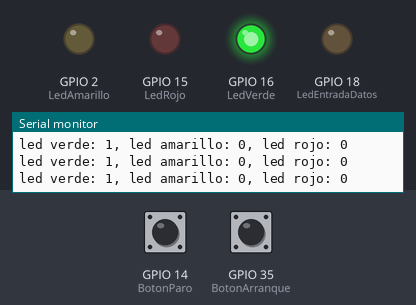
This sketch was run on a simulated ESP32. Shown: output pins drawn as LEDs (lit = HIGH), the last lines printed to the serial monitor. Dashed ring = blinking. The inputs (shaded band) are chosen by the test bench; at power-on: GPIO 35 (BotonArranque) HIGH, GPIO 14 (BotonParo) HIGH.

Above: at 1.2 s.
1.3 s: GPIO 35 (BotonArranque) pulled LOW for 0.15 s
At 3.7 s:
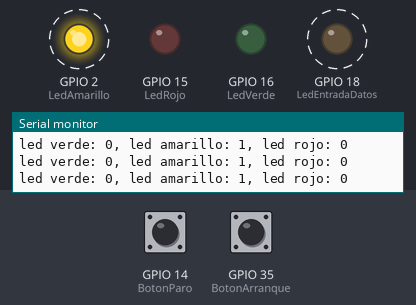
4.3 s: GPIO 14 (BotonParo) pulled LOW for 0.15 s
At 5.1 s:
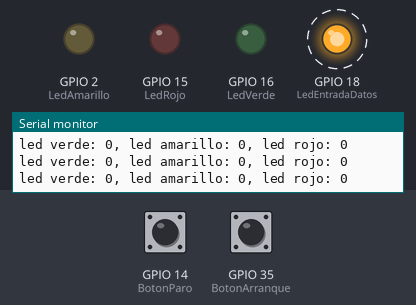
7.4 s: GPIO 35 (BotonArranque) pulled LOW for 1 s
At 12.2 s:
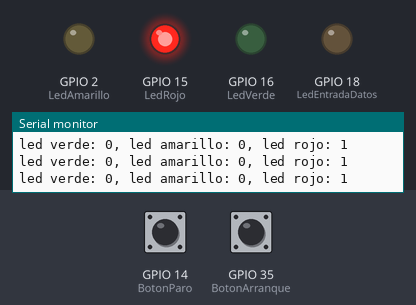
15.4 s: GPIO 35 (BotonArranque) pulsed LOW 5 times (0.12 s each, 0.3 s apart)
At 17.78 s:
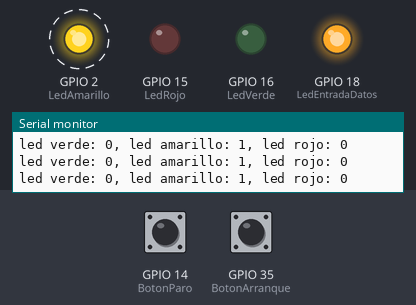
Timing chart, 0 to 23.9 s (numbered marks = the images above; inputs shaded):
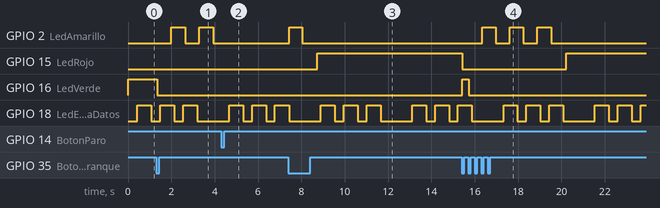

Measured:
- after the input at 1.3 s, GPIO 2 (LedAmarillo): alternates HIGH for 0.64 s and LOW for 0.64 s, starting after 0.70 s; GPIO 16 (LedVerde): HIGH → LOW after 0.06 s
- after the input at 4.3 s, GPIO 2 (LedAmarillo): stays LOW (without the input it goes to HIGH after 0.27 s); GPIO 15 (LedRojo): stays LOW (without the input it goes to HIGH after 1.6 s)
- after the input at 7.4 s, GPIO 2 (LedAmarillo): LOW → HIGH at once, → LOW 0.60 s later; GPIO 15 (LedRojo): LOW → HIGH after 1.3 s
- after the input at 15.4 s, GPIO 2 (LedAmarillo): alternates HIGH for 0.64 s and LOW for 0.64 s, 6 changes in all, then stays LOW, starting after 0.95 s; GPIO 15 (LedRojo): HIGH → LOW after 0.03 s instead of 5.3 s; GPIO 16 (LedVerde): LOW → HIGH after 0.03 s instead of 5.3 s

The sketch:

Examen_leds.ino
```cpp
// Definición de pines
const int LedVerde = 16;          // Pin para LED verde
const int LedAmarillo = 2;        // Pin para LED amarillo
const int LedRojo = 15;           // Pin para LED rojo
const int LedEntradaDatos = 18;   // Pin para LED de entrada de datos

const int BotonArranque = 35;     // Pin para el botón de arranque
const int BotonParo = 14;         // Pin para el botón de paro

// Duraciones de tiempo en milisegundos
const unsigned long intervalVerde = 9000;     // Intervalo para el LED verde (9 segundos)
const unsigned long intervalRojo = 12000;     // Intervalo para el LED rojo (12 segundos)
const unsigned long blinkOnDuration = 600;     // Duración del LED de transferencia de datos encendido (600 ms)
const unsigned long blinkOffDuration = 400;    // Duración del LED de transferencia de datos apagado (400 ms)
const unsigned long transferPauseDuration = 2000; // Pausa de 2 segundos después de parpadeos

// Contadores y temporizadores
unsigned long previousMillis = 0;               // Almacena el tiempo previo para el semáforo
unsigned long previousAmarilloMillis = 0;       // Almacena el tiempo previo para el parpadeo del LED amarillo
unsigned long previousBlinkMillis = 0;          // Almacena el tiempo previo para el parpadeo del LED de entrada de datos
unsigned long transferPauseMillis = 0;          // Almacena el tiempo para la pausa del LED de entrada de datos

// Estado de los LEDs
enum State {
  VERDE,
  AMARILLO,
  ROJO
};

State currentState = VERDE;                     // Estado inicial del semáforo

// Variables para el ciclo del LED de entrada de datos
int blinkCountEntrada = 0;                       // Contador de parpadeos del LED de entrada de datos
bool ledEntradaState = false;                    // Estado del LED de entrada de datos
bool waitingForPause = false;                    // Estado para indicar que se está en pausa

// Variables para controlar los botones
bool cicloPausado = false;                       // Estado pausado del ciclo
bool estadoBotonArranque = HIGH;                 // Estado del botón de arranque
bool estadoBotonParo = HIGH;                     // Estado del botón de paro
bool lastBotonArranque = HIGH;                   // Último estado del botón de arranque
bool lastBotonParo = HIGH;                       // Último estado del botón de paro

void setup() {

  Serial.begin(9600);
   Serial.println("Configuración inicial completa");

  // Configuración de pines como salida
  pinMode(LedVerde, OUTPUT);
  pinMode(LedAmarillo, OUTPUT);
  pinMode(LedRojo, OUTPUT);
  pinMode(LedEntradaDatos, OUTPUT);              // Configurar LED de entrada de datos como salida

  // Configuración de los botones como entradas con resistencia pull-up
  pinMode(BotonArranque, INPUT);         // Configurar botón de arranque como entrada
  pinMode(BotonParo, INPUT);             // Configurar botón de paro como entrada

  // Inicializar todos los LEDs apagados
  digitalWrite(LedVerde, LOW);
  digitalWrite(LedAmarillo, LOW);
  digitalWrite(LedRojo, LOW);
  digitalWrite(LedEntradaDatos, LOW);

  // Encender el LED verde
  digitalWrite(LedVerde, HIGH);  // Enciende el LED verde
  previousMillis = millis();      // Reinicia el temporizador para el LED verde
  delay(.1);
  previousBlinkMillis = millis(); // Reinicia el temporizador para el LED de entrada de datos
}

void loop() {
  unsigned long currentMillis = millis(); // Obtiene el tiempo actual

  // Leer los estados actuales de los botones
  estadoBotonArranque = digitalRead(BotonArranque);
  estadoBotonParo = digitalRead(BotonParo);

  // Detectar flanco descendente (cuando se presiona) para el botón de paro
  if (estadoBotonParo == LOW && lastBotonParo == HIGH) {
    cicloPausado = true;  // Pausar el ciclo del semáforo
    Serial.println("Ciclo pausado");
  }

  // Detectar flanco descendente (cuando se presiona) para el botón de arranque
  if (estadoBotonArranque == LOW && lastBotonArranque == HIGH) {
    cicloPausado = false;   // Reanudar el ciclo del semáforo
    Serial.println("Ciclo reanudado");
    previousMillis = millis();  // Ajustar el temporizador para continuar donde se dejó
  }

  // Guardar los últimos estados de los botones para la detección de flancos
  lastBotonArranque = estadoBotonArranque;
  lastBotonParo = estadoBotonParo;

  // Controlar el semáforo solo si el ciclo no está pausado
  if (!cicloPausado) {
    switch (currentState) {
      case VERDE:
        // Controlar el LED verde
        if (currentMillis - previousMillis >= intervalVerde) {
          digitalWrite(LedVerde, LOW); // Apaga el LED verde
          currentState = AMARILLO;     // Cambia al estado amarillo
          previousMillis = currentMillis; // Reinicia el temporizador
          previousAmarilloMillis = millis(); // Reinicia el temporizador para el LED amarillo
        }
        break;

      case AMARILLO:
        // Controlar el parpadeo del LED amarillo (2 parpadeos)
        if (currentMillis - previousAmarilloMillis >= blinkOnDuration) {
          previousAmarilloMillis = currentMillis; // Reinicia el temporizador
          digitalWrite(LedAmarillo, !digitalRead(LedAmarillo)); // Cambia el estado del LED amarillo

          // Contador para los parpadeos
          static int blinkCountAmarillo = 0;
          if (digitalRead(LedAmarillo) == HIGH) {
            blinkCountAmarillo++; // Incrementa el contador solo si el LED está encendido
          }

          // Cambiar al estado rojo después de 4 cambios de estado (2 parpadeos)
          if (blinkCountAmarillo >= 4) { // 2 parpadeos equivalen a 4 cambios de estado (encendido y apagado)
            digitalWrite(LedAmarillo, LOW); // Asegúrate de que está apagado
            currentState = ROJO;             // Cambia al estado rojo
            previousMillis = currentMillis;   // Reinicia el temporizador
            blinkCountAmarillo = 0; // Reiniciar contador de parpadeo
          }
        }
        break;

      case ROJO:
        digitalWrite(LedRojo, HIGH); // Enciende el LED rojo
        if (currentMillis - previousMillis >= intervalRojo) {
          digitalWrite(LedRojo, LOW); // Apaga el LED rojo
          currentState = VERDE;       // Cambia al estado verde
          digitalWrite(LedVerde, HIGH); // Enciende nuevamente el LED verde
          previousMillis = currentMillis; // Reinicia el temporizador
        }
        break;
    }
  }

  // Controlar el parpadeo del LED de entrada de datos
  if (ledEntradaState) {
    // Si el LED de entrada de datos está encendido, revisa si debe apagarse
    if (currentMillis - previousBlinkMillis >= blinkOnDuration) {
      ledEntradaState = false; // Apagar el LED de entrada de datos
      digitalWrite(LedEntradaDatos, LOW); // Actualiza el LED
      previousBlinkMillis = currentMillis; // Reinicia el temporizador
    }
  } else {
    // Si el LED de entrada de datos está apagado, revisa si debe encenderse
    if (currentMillis - previousBlinkMillis >= blinkOffDuration) {
      ledEntradaState = true; // Encender el LED de entrada de datos
      digitalWrite(LedEntradaDatos, HIGH); // Actualiza el LED
      previousBlinkMillis = currentMillis; // Reinicia el temporizador

      // Incrementa el contador de parpadeos
      blinkCountEntrada++; // Incrementa el contador de parpadeos
    }
  }

  // Manejo de la pausa de parpadeo
  if (blinkCountEntrada >= 4 && !waitingForPause) {
    digitalWrite(LedEntradaDatos, LOW); // Apaga el LED de entrada de datos
    waitingForPause = true; // Activar el estado de espera
    transferPauseMillis = currentMillis; // Guarda el tiempo actual
    blinkCountEntrada = 0; // Reinicia el contador de parpadeos
  } else if (waitingForPause) {
    // Controlar la pausa de 2 segundos
    if (currentMillis - transferPauseMillis >= transferPauseDuration) {
      waitingForPause = false; // Reiniciar el ciclo de parpadeo
    }
  }

  // Imprimir el estado de los LEDs en una sola línea
  Serial.print("led verde: ");
  Serial.print(digitalRead(LedVerde));
  Serial.print(", led amarillo: ");
  Serial.print(digitalRead(LedAmarillo));
  Serial.print(", led rojo: ");
  Serial.println(digitalRead(LedRojo));
}
```
